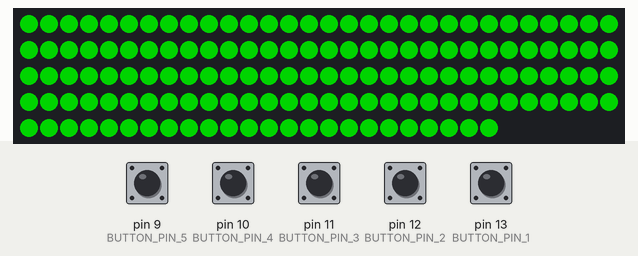
Bench run of a sketch on a simulated Arduino Uno, built with avr-gcc and run on an emulated ATmega328P. Shown: 144 RGB LEDs in strip order, left to right, continuing on the next row. Inputs (shaded band) come from the test bench; at power-on: pin 9 (BUTTON_PIN_5), pin 10 (BUTTON_PIN_4), pin 11 (BUTTON_PIN_3), pin 12 (BUTTON_PIN_2), pin 13 (BUTTON_PIN_1) LOW. Dim RGB values are drawn brighter than linear; what the sketch prints to the serial monitor is not drawn.

Above: at 1.1 s.
At 9.8 s:
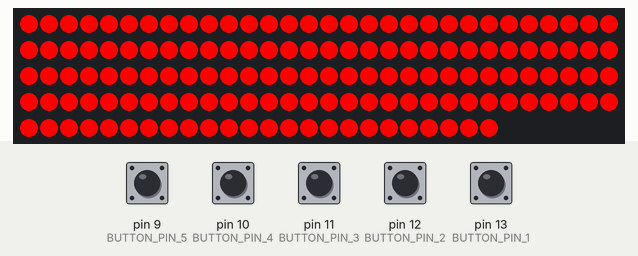
9.9 s: pin 9 (BUTTON_PIN_5) pulled HIGH for 3 s
At 14.3 s:
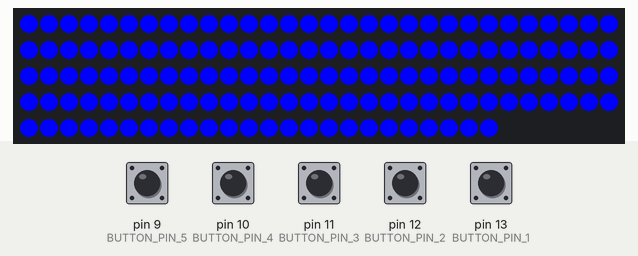
14.4 s: pin 10 (BUTTON_PIN_4) pulled HIGH for 3 s
18.9 s: pin 11 (BUTTON_PIN_3) pulled HIGH for 3 s
23.4 s: pin 12 (BUTTON_PIN_2) pulled HIGH for 3 s
27.9 s: pin 13 (BUTTON_PIN_1) pulled HIGH for 3 s
32.4 s: pin 9 (BUTTON_PIN_5) driven HIGH and pin 10 (BUTTON_PIN_4) driven HIGH
Timing chart, 0 to 35.4 s (numbered marks = the images above; inputs shaded):
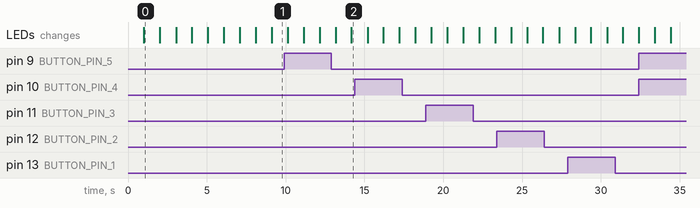

The sketch:

Final_Project_Africa_Music.ino
```cpp
#include <FastLED.h>
#define LED_PIN 6
#define NUM_LEDS 144
CRGB leds[NUM_LEDS];

const int BUTTON_PIN_1 = 13;
const int BUTTON_PIN_2 = 12;
const int BUTTON_PIN_3 = 11;
const int BUTTON_PIN_4 = 10;
const int BUTTON_PIN_5 = 9;

void setup() {
  pinMode(BUTTON_PIN_1, INPUT);
  pinMode(BUTTON_PIN_2, INPUT);
  pinMode(BUTTON_PIN_3, INPUT);
  pinMode(BUTTON_PIN_4, INPUT);
  pinMode(BUTTON_PIN_5, INPUT);
  Serial.begin(9600);
  FastLED.addLeds<WS2812B, LED_PIN, GRB>(leds, NUM_LEDS);
}

void loop() {
  // LED color sequences
  fill_solid(leds, NUM_LEDS, CRGB::Red);
  FastLED.show();
  delay(1000);

  fill_solid(leds, NUM_LEDS, CRGB::Green);
  FastLED.show();
  delay(1000);

  fill_solid(leds, NUM_LEDS, CRGB::Blue);
  FastLED.show();
  delay(1000);

  // Check if buttons are pressed and send corresponding data to Processing
  if (digitalRead(BUTTON_PIN_1) == HIGH) {
    Serial.write(1);
  }
  if (digitalRead(BUTTON_PIN_2) == HIGH) {
    Serial.write(2);
  }
  if (digitalRead(BUTTON_PIN_3) == HIGH) {
    Serial.write(3);
  }
  if (digitalRead(BUTTON_PIN_4) == HIGH) {
    Serial.write(4);
  }
  if (digitalRead(BUTTON_PIN_5) == HIGH) {
    Serial.write(5);
  }

  delay(20);
}
```

Measured:
- what the display in image 0 shows lasts 1.0 s, from 1.0 s to 2.0 s
